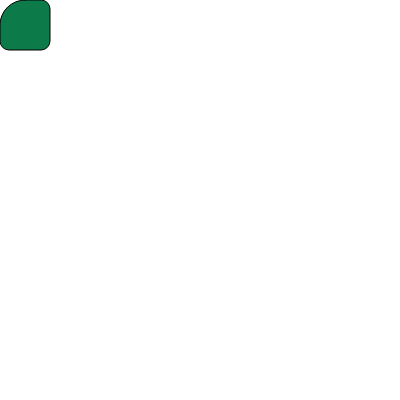
Frame 1 (no input)
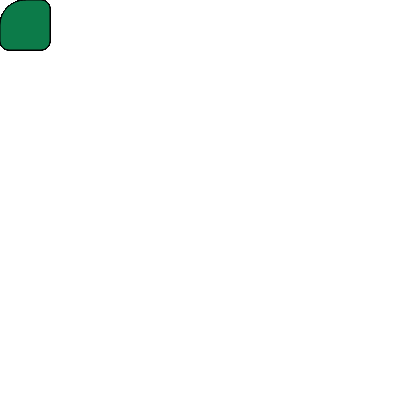
Frame 60 (no input)
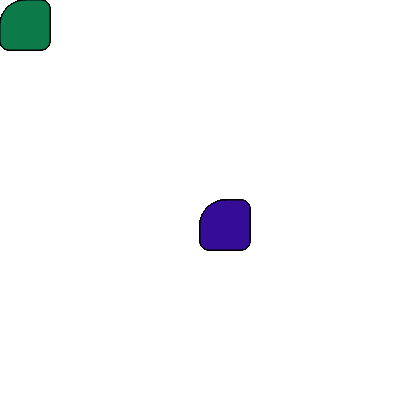
Frame 120 (the mouse pressed at the canvas centre since frame 60)

The p5.js sketch that drew these frames (run headless with seeded random() and noise() and a simulated clock; from frame 60 on, the mouse is pressed at the canvas centre):

// p5.js sketch
// ── sketch.js
function setup() {
    createCanvas(400, 400);
  }
  
  function draw()  {
  if (mouseIsPressed) {
  fill(52,12,150);
  } else {
  fill(12,123,73);
  }
  square(mouseX, mouseY, 50,360, 9);
  }
  
  
  
